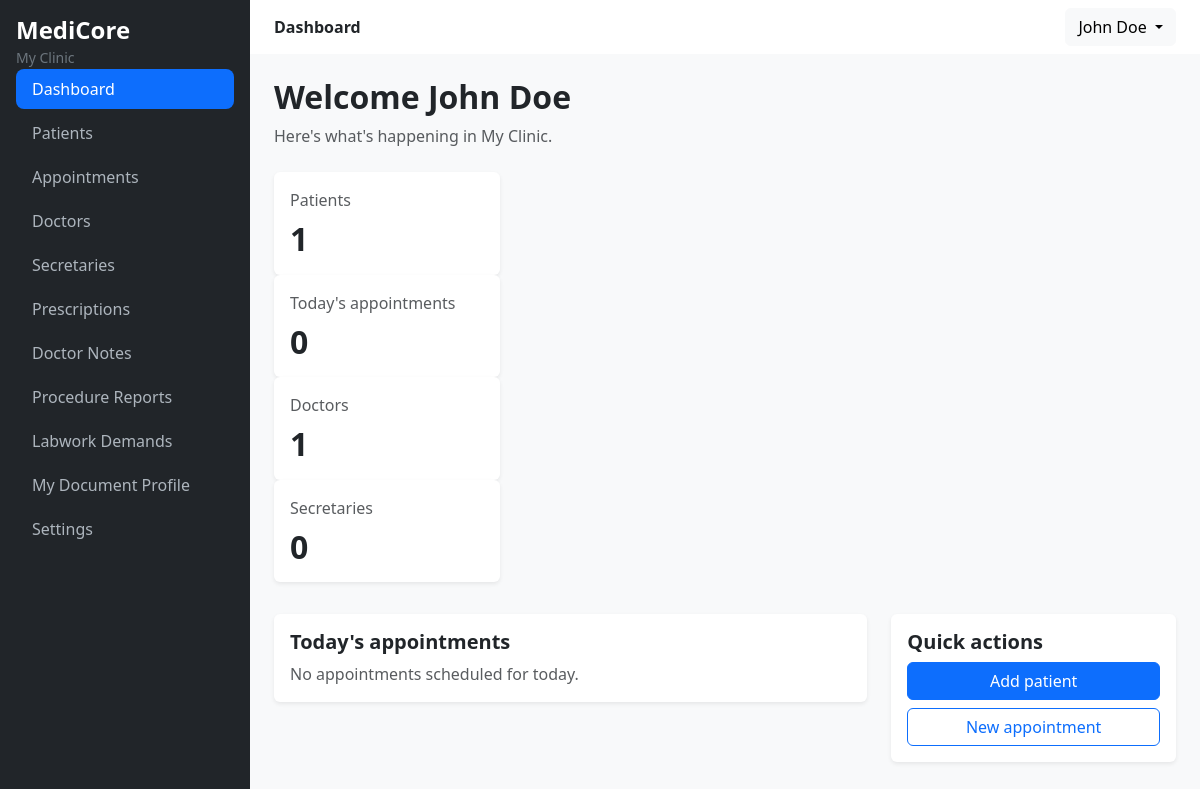
Page /dashboard/ (signed in) on the committed database.
### accounts/models.py (models this page shows, shortened)
class User(AbstractUser):
    class Role(models.TextChoices):
        DOCTOR = "doctor", "Doctor"
        SECRETARY = "secretary", "Secretary"
    role = models.CharField(max_length=20, choices=Role.choices)
    username = None #type:ignore
    email = models.EmailField(unique=True)
    phone = PhoneNumberField(blank=True)
    clinic = models.ForeignKey("clinics.Clinic", on_delete=models.PROTECT, related_name="users",null=True, blank=True)
    is_clinic_admin = models.BooleanField(default=False)
    objects = UserManager()  #type:ignore
    USERNAME_FIELD = "email"
    REQUIRED_FIELDS = []

### clinics/models.py (models this page shows, shortened)
class Clinic(models.Model):
    name = models.CharField(max_length=200)
    phone = models.CharField(max_length=50, blank=True)
    address = models.TextField(blank=True)
    document_header = models.TextField(blank=True)
    document_footer = models.TextField(blank=True)
    created_at = models.DateTimeField(auto_now_add=True)
    updated_at = models.DateTimeField(auto_now=True)
    class Meta:
        ordering = ['name']

### core/views.py (the view)
# urls.py: path("dashboard/", include("core.urls") ),
@login_required
def dashboard(request):
    clinic = request.user.clinic
    doctors_count = DoctorProfile.objects.filter(clinic=clinic).count()
    secretaries_count = SecretaryProfile.objects.filter(clinic=clinic).count()
    patients_count = Patient.objects.filter(clinic=clinic).count() if clinic else 0
    todays_appointments = (
        AppointmentService.get_for_day(clinic, timezone.localdate() if clinic else [])
    )
    context = {
        "clinic": clinic,
        "doctors_count": doctors_count,
        "secretaries_count": secretaries_count,
        "patients_count": patients_count,
        "todays_appointments": todays_appointments,
        "todays_appointments_count": len(todays_appointments) if clinic else 0,
    }
    return render(request, 'core/dashboard.html', context )

### appointments/services.py (called while the page is built)
    @staticmethod
    def get_for_day(clinic, day):
        return (
            Appointment.objects
            .for_clinic(clinic) #type:ignore
            .filter(scheduled_at__date=day)
            .select_related("patient", "doctor__user")
        )

### core/context.py (called while the page is built)
def set_current_clinic(clinic):
    _current_clinic.set(clinic)

def get_current_clinic():
    return _current_clinic.get()

def clear_current_clinic():
    _current_clinic.set(None)

### core/managers.py (called while the page is built)
    def get_queryset(self) -> models.QuerySet:
        qs = ClinicQuerySet(self.model, using=self._db)
        clinic = get_current_clinic()
        if clinic is not None:
            qs = qs.filter(clinic=clinic)
        return qs

    def for_clinic(self, clinic):
        return ClinicQuerySet(self.model, using=self._db).filter(clinic=clinic)

### core/templates/core/dashboard.html (shortened to what this page needs)
{% extends "core/base.html" %}
{% block page_title %}
    Dashboard
{% endblock page_title %}
{% block content %}
    <div class="mb-4">
        <h2 class="fw-bold">
            Welcome {{ request.user.get_full_name }}
        </h2>
        <p class="text-muted">
            Here's what's happening in {{ clinic.name}}.
        </p>
    </div>
    <div class="row-g4">
        <div class="col-md-6 col-xl-3">
            <div class="card border-0 shadow-sm h-100">
                <div class="card-body">
                    <p class="text-muted mb-2">
                        Patients
                    </p>
                    <h2 class="fw-bold mb-0">
                        {{ patients_count }}
                    </h2>
                </div>
            </div>
        </div>
        <div class="col-md-6 col-xl-3">
            <div class="card border-0 shadow-sm h-100">
               <div class="card-body">
                    <p class="text-muted mb-2">
                        Today's appointments
                    </p>
                    <h2 class="fw-bold mb-0">
                        {{ todays_appointments_count }}
                    </h2>
                </div>
            </div>
        </div>
        <div class="col-md-6 col-xl-3">
            <div class="card border-0 shadow-sm h-100">
                <div class="card-body">
                    <p class="text-muted mb-2">
                        Doctors
                    </p>
                    <h2 class="fw-bold mb-0">
                        {{ doctors_count }}
                    </h2>
                </div>
            </div>
        </div>
        <div class="col-md-6 col-xl-3">
        <div class="card border-0 shadow-sm h-100">
                <div class="card-body">
                    <p class="text-muted mb-2">
                        Secretaries
                    </p>
                    <h2 class="fw-bold mb-0">
                        {{ secretaries_count }}
                    </h2>
                </div>
            </div>
        </div>
    </div>
    <div class="row g-4 mt-2">
        <div class="col-lg-8">
            <div class="card border-0 shadow-sm">
                <div class="card-body">
                    <h5 class="fw-bold">
                        Today's appointments
                    </h5>
                    {% if todays_appointments %}
                        <table class="table align-middle mb-0">
                            <thead>
                                <tr>
                                    <th>Time</th>
                                    <th>Patient</th>
                                    <th>Doctor</th>
                                    <th>Status</th>
                                </tr>
                            </thead>
                            <tbody>
                                {% for appt in todays_appointments %}
                                    <tr>
                                        <td>{{ appt.scheduled_at|time:"H:i" }}</td>
                                        <td>{{ appt.patient }}</td>
                                        <td>{{ appt.doctor }}</td>
                                        <td>
                                            <span class="badge bg-info text-dark">
                                                {{ appt.get_status_display }}
                                            </span>
                                        </td>
                                    </tr>
                                {% endfor %}
                            </tbody>
                        </table>
                    {% else %}
                        <p class="text-muted mb-0">
                            No appointments scheduled for today.
                        </p>
                    {% endif %}
                </div>
            </div>
        </div>
        <div class="col-lg-4">
            <div class="card border-0 shadow-sm">
                <div class="card-body">
                    <h5 class="fw-bold">
                        Quick actions
                    </h5>
                    <div class="d-grid gap-2">
                        <a
                            href="{% url "patients:add" %}"
                            class="btn btn-primary"
                        >
                            Add patient
                        </a>
                        <a
                            href="{% url "appointments:add" %}"
                            class="btn btn-outline-primary"
                        >
                            New appointment
                        </a>
                    </div>
                </div>
            </div>
        </div>
    </div>
{% endblock content %}

### core/templates/core/base.html (shortened to what this page needs)
<!DOCTYPE html>
<html lang="en">
<head>
    <link
        href="https://cdn.jsdelivr.net/npm/bootstrap@5.3.3/dist/css/bootstrap.min.css"
        rel="stylesheet"
    >
</head>
<body>
    <div class="d-flex">
         <aside class="sidebar bg-dark p-3">
            <div class mb-4>
                <h4 class="text-white fw-bold mb-0">MediCore</h4>
                {% if request.user.clinic %}
                    <small class="text-secondary">
                        {{ request.user.clinic.name }}
                    </small>
                {% endif %}
            </div>
            <nav>
                <ul class="nav flex-column">
                    <li class="nav-item">
                        <a href="{% url "core:dashboard" %}" class="nav-link {% if request.resolver_match.view_name == 'core:dashboard' %}active{% endif %}">
                            Dashboard
                        </a>
                    </li>
                    <li class="nav-item">
                        <a href="{% url "patients:list" %}" class="nav-link {% if request.resolver_match.view_name == 'patients:list' or request.resolver_match.view_name == 'patients:add' %}active{% endif %}">
                            Patients
                        </a>
                    </li>
                    <li class="nav-item">
                        <a href="{% url "appointments:day" %}" class="nav-link {% if request.resolver_match.app_name == 'appointments' %}active{% endif %}">
                            Appointments
                        </a>
                    </li>
                    <li class="nav-item">
                        <a href="{% url "clinics:doctor_list" %}" class="nav-link {% if request.resolver_match.view_name == 'clinics:doctor_list' or request.resolver_match.view_name == 'clinics:doctor_add' %}active{% endif %}">
                            Doctors
                        </a>
                    </li>
                    <li class="nav-item">
                        <a href="{% url "clinics:secretary_list" %}" class="nav-link {% if request.resolver_match.view_name == 'clinics:secretary_list' or request.resolver_match.view_name == 'clinics:secretary_add' %}active{% endif %}">
                            Secretaries
                        </a>
                    </li>
                    <li class="nav-item">
                        <a href="{% url "records:prescription_list" %}" class="nav-link ">
                            Prescriptions
                        </a>
                    </li>
                    <li class="nav-item">
                        <a href="{% url "records:note_list" %}" class="nav-link ">
                            Doctor Notes
                        </a>
                    </li>
                    <li class="nav-item">
                        <a href="{% url "records:procedure_report_list" %}" class="nav-link ">
                            Procedure Reports
                        </a>
                    </li>
                    <li class="nav-item">
                        <a href="{% url "records:labwork_demand_list" %}" class="nav-link ">
                            Labwork Demands
                        </a>
                    </li>
                    {% if request.user.role == "doctor" %}
                        <li class="nav-item">
                            <a href="{% url "records:edit_document_profile" %}" class="nav-link {% if request.resolver_match.view_name == 'records:edit_document_profile' %}active{% endif %}">
                                My Document Profile
                            </a>
                        </li>
                    {% endif %}
                    <li class="nav-item">
                        <a href="#" class="nav-link">
                            Settings
                        </a>
                    </li>
                </ul>
            </nav>
         </aside>
          <main class="main-content flex-grow-1">
                 <nav class="navbar bg-white boarder-bottom px-4">
                    <div>
                        <span class="fw-semibold">
                            {% block page_title %}{% endblock page_title %}
                        </span>
                    </div>
                    <div class="dropdown">
                        <button class="btn btn-light dropdown-toggle" type="button" data-bs-toggle="dropdown">
                            {{ request.user.get_full_name }}
                        </button>
                    </div>
                 </nav>
                  <div class="container-fluid p-4">
                    {% block content %}
                    {% endblock content %}
                  </div>
          </main>
    </div>
</body>
</html>

### core/templates/core/base.html (style rules this page uses)
body { background-color: #f8f9fa; }
.sidebar { width: 250px; min-height: 100vh; }
.sidebar .nav-link { color: #adb5bd; border-radius: 8px; margin-bottom: 4px; }
.sidebar .nav-link:hover, .sidebar .nav-link.active { color: #fff; background-color: #0d6efd; }
.main-content { min-height: 100vh; }

### rows in the picture
User: user.clinic.name "My Clinic", user.get_full_name "John Doe"
Clinic: name "My Clinic"

### other values in the picture
{{ patients_count }} "1"
{{ todays_appointments_count }} "0"
{{ doctors_count }} "1"
{{ secretaries_count }} "0"
